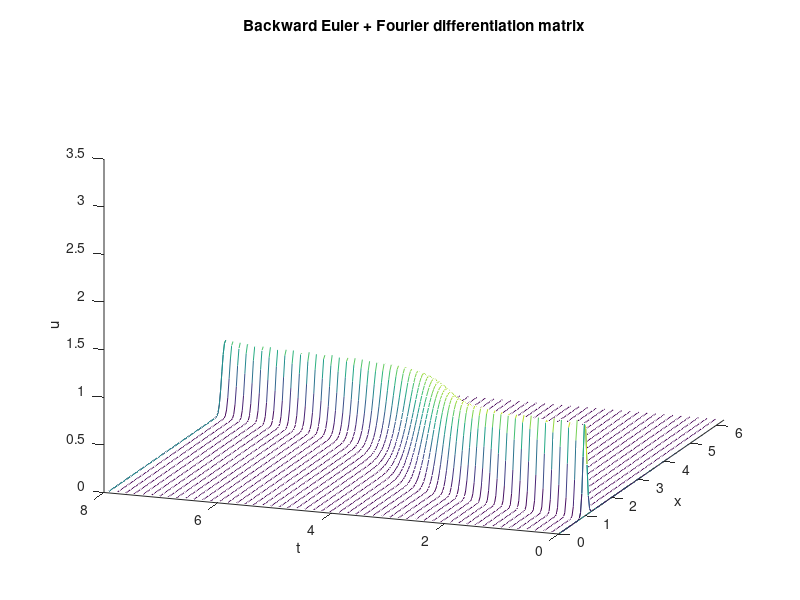

MATLAB code for this plot:
N=128;h=2*pi/N;x=h*(1:N);t=0;dt=h/4;
c=0.2+sin(x-1).^2;
v=exp(-100*(x-1).^2);
x = x(:);          % N×1
c = c(:);          % N×1
v = v(:);          % N×1

col = zeros(N,1);
m = (1:N-1)';                         % offsets
col(2:N) = 0.5*(-1).^m .* cot(m*h/2); % even N formula 
D = toeplitz(col, [col(1); col(N:-1:2)]);



%Output control
tmax = 8; % Target final time
tplot = 0.15; % Time between stored frames

clf; drawnow
plotgap = round(tplot/dt);
dt = tplot/plotgap;
nplots = floor(tmax/tplot);

% --- Backward Euler system matrix A = I + dt*diag(c)*D ---
data = zeros(nplots+1, N);
data(1,:) = v.';     % store initial data
tdata = zeros(nplots+1,1);
tdata(1) = t;

A = eye(N) + dt * (diag(c) * D);
[L,U,P] = lu(A);

%Time stepping
for i =1:nplots
    for n=1:plotgap
        t=t+dt;
        v = U \ (L \ (P*v));
    end

    data(i+1,:) = v.';    
    tdata(i+1) = t;
end
waterfall(x, tdata, data);
axis([0,2*pi,0,tmax,0,3.5])
xlabel('x'); ylabel('t'); zlabel('u');
title('Backward Euler + Fourier differentiation matrix');
view(-70,20); grid off
